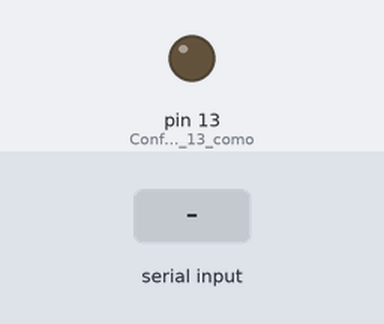
This sketch was run on a simulated Arduino Uno, built with avr-gcc and run on an emulated ATmega328P. Shown: output pins drawn as LEDs (lit = HIGH). Dashed ring = blinking. The test bench sets the inputs (shaded band).

Above: at 1.2 s.
1.3 s: "titila\n" received over Serial
At 1.45 s:
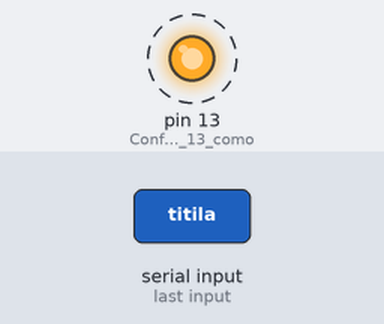
4.3 s: "enciende\n" received over Serial
At 5.2 s:
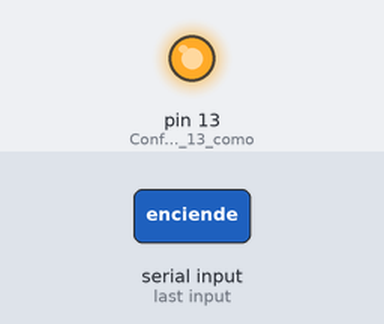
5.8 s: "apaga\n" received over Serial
At 6.2 s:
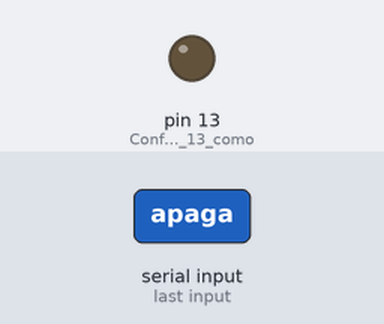
Timing chart, 0 to 8.8 s (numbered marks = the images above; inputs shaded):
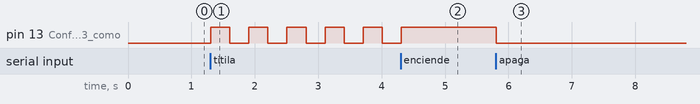

Measured:
- after the input at 1.3 s, pin 13 (Configura_el_pin_13_como): alternates HIGH for 0.30 s and LOW for 0.30 s, starting at once
- after the input at 4.3 s, pin 13 (Configura_el_pin_13_como): goes on until 4.3 s, then stays HIGH
- after the input at 5.8 s, pin 13 (Configura_el_pin_13_como): HIGH → LOW at once

The sketch:

VozLed.ino
```cpp
bool titilando = false;  // Estado del LED titilando

void setup() {
  Serial.begin(9600);       // Inicia comunicación serial
  pinMode(13, OUTPUT);      // Configura el pin 13 como salida
}

void loop() {
  // Verifica si hay datos nuevos por el puerto serial
  if (Serial.available()) {
    String comando = Serial.readStringUntil('\n');  // Lee hasta salto de línea
    comando.trim();  // Elimina espacios en blanco

    if (comando == "enciende") {
      digitalWrite(13, HIGH);   // Enciende LED
      titilando = false;        // Detiene titilado si estaba activo
    } else if (comando == "apaga") {
      digitalWrite(13, LOW);    // Apaga LED
      titilando = false;
    } else if (comando == "titila") {
      titilando = true;         // Activa modo titilar
    }
  }

  // Si está en modo titilar, parpadea el LED
  if (titilando) {
    digitalWrite(13, HIGH);
    delay(300);
    digitalWrite(13, LOW);
    delay(300);
  }
}
```
